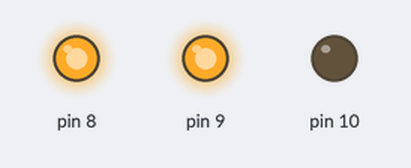
A sketch run on a simulated Arduino Uno, built with avr-gcc and run on an emulated ATmega328P. Shown: output pins drawn as LEDs (lit = HIGH).

Above: at 0.05 s.
At 2.05 s:
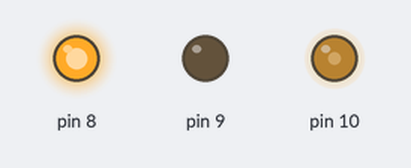
At 3.95 s:
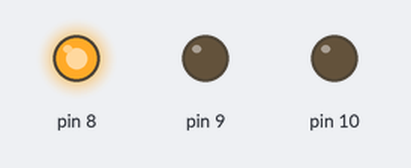
Timing chart, 0 to 5.2 s (numbered marks = the images above):
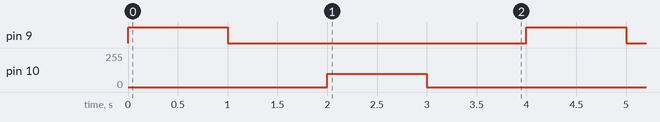

The sketch:

pwmdc.ino
```cpp
void setup() {
  pinMode(8,OUTPUT);
  pinMode(9,OUTPUT);
  pinMode(10,OUTPUT);

  digitalWrite(8,HIGH);

}

void loop() {
  analogWrite(9,255);
  digitalWrite(10,LOW);
  delay(1000);

  digitalWrite(9,LOW);
  digitalWrite(10,LOW);
  delay(1000);

  digitalWrite(9,LOW);
  analogWrite(10,100);
  delay(1000);

  digitalWrite(9,LOW);
  digitalWrite(10,LOW);
  delay(1000);
}
```

Measured:
- by itself, pin 9: alternates HIGH for 1.0 s and LOW for 3.0 s
- by itself, pin 10: alternates 100/255 for 1.0 s and 0/255 for 3.0 s
